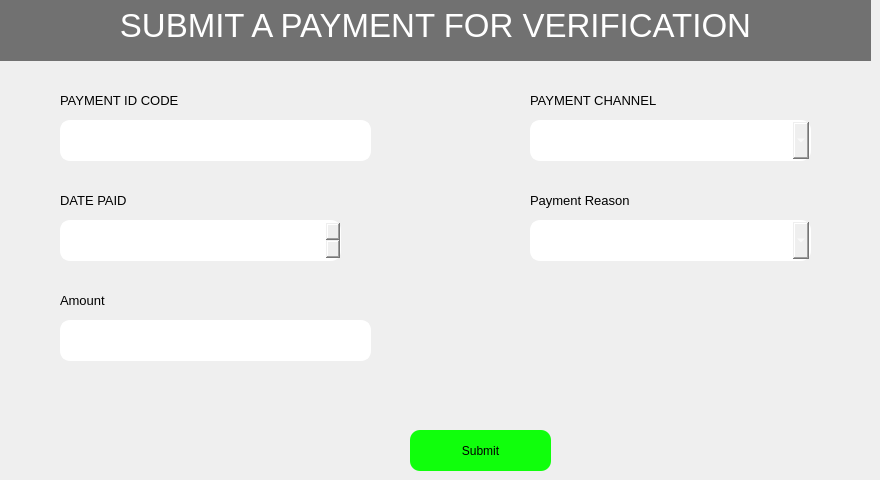
     <widget class="QWidget" name="pagePayRent">
      <widget class="QLabel" name="lbl_pageHomepage_welcomeUser_3">
       <property name="geometry">
        <rect>
         <x>0</x>
         <y>-10</y>
         <width>871</width>
         <height>71</height>
        </rect>
       </property>
       <property name="font">
        <font>
         <pointsize>25</pointsize>
        </font>
       </property>
       <property name="styleSheet">
        <string notr="true">background-color: rgb(113, 113, 113);
color: rgb(255, 255, 255);</string>
       </property>
       <property name="text">
        <string>SUBMIT A PAYMENT FOR VERIFICATION</string>
       </property>
       <property name="alignment">
        <set>Qt::AlignCenter</set>
       </property>
      </widget>
      <widget class="QLineEdit" name="led_LoginPage_Username_2">
       <property name="geometry">
        <rect>
         <x>60</x>
         <y>120</y>
         <width>311</width>
         <height>41</height>
        </rect>
       </property>
       <property name="styleSheet">
        <string notr="true">color: rgb(255, 255, 255);
padding-left:12px;
border: 2px solid white;
border-radius: 10px;</string>
       </property>
       <property name="placeholderText">
        <string>RBO7E35TAB</string>
       </property>
      </widget>
      <widget class="QLabel" name="label_40">
       <property name="geometry">
        <rect>
         <x>60</x>
         <y>90</y>
         <width>211</width>
         <height>21</height>
        </rect>
       </property>
       <property name="font">
        <font>
         <pointsize>10</pointsize>
        </font>
       </property>
       <property name="styleSheet">
        <string notr="true"/>
       </property>
       <property name="text">
        <string>PAYMENT ID CODE</string>
       </property>
      </widget>
      <widget class="QLabel" name="label_41">
       <property name="geometry">
        <rect>
         <x>530</x>
         <y>90</y>
         <width>211</width>
         <height>21</height>
        </rect>
       </property>
       <property name="font">
        <font>
         <pointsize>10</pointsize>
        </font>
       </property>
       <property name="styleSheet">
        <string notr="true"/>
       </property>
       <property name="text">
        <string>PAYMENT CHANNEL</string>
       </property>
      </widget>
      <widget class="QLabel" name="label_42">
       <property name="geometry">
        <rect>
         <x>60</x>
         <y>190</y>
         <width>211</width>
         <height>21</height>
        </rect>
       </property>
       <property name="font">
        <font>
         <pointsize>10</pointsize>
        </font>
       </property>
       <property name="styleSheet">
        <string notr="true"/>
       </property>
       <property name="text">
        <string>DATE PAID</string>
       </property>
      </widget>
      <widget class="QLabel" name="label_43">
       <property name="geometry">
        <rect>
         <x>530</x>
         <y>190</y>
         <width>211</width>
         <height>21</height>
        </rect>
       </property>
       <property name="font">
        <font>
         <pointsize>10</pointsize>
        </font>
       </property>
       <property name="styleSheet">
        <string notr="true"/>
       </property>
       <property name="text">
        <string>Payment Reason</string>
       </property>
      </widget>
      <widget class="QComboBox" name="comboBox">
       <property name="geometry">
        <rect>
         <x>530</x>
         <y>120</y>
         <width>281</width>
         <height>41</height>
        </rect>
       </property>
       <property name="font">
        <font>
         <pointsize>11</pointsize>
        </font>
       </property>
       <property name="styleSheet">
        <string notr="true">color: rgb(255, 255, 255);
padding-left:20px;
border: 2px solid white;
border-radius: 10px;</string>
       </property>
       <item>
        <property name="text">
         <string>M-Pesa</string>
        </property>
       </item>
       <item>
        <property name="text">
         <string>Equity Bank</string>
        </property>
       </item>
       <item>
        <property name="text">
         <string>KCB Bank</string>
        </property>
       </item>
       <item>
        <property name="text">
         <string>Co-operative Bank</string>
        </property>
       </item>
      </widget>
      <widget class="QDateEdit" name="dateEdit">
       <property name="geometry">
        <rect>
         <x>60</x>
         <y>220</y>
         <width>281</width>
         <height>41</height>
        </rect>
       </property>
       <property name="font">
        <font>
         <pointsize>12</pointsize>
        </font>
       </property>
       <property name="styleSheet">
        <string notr="true">color: rgb(255, 255, 255);
padding-left:15px;
border: 2px solid white;
border-radius: 10px;</string>
       </property>
       <property name="displayFormat">
        <string>yyyy MMMM dd</string>
       </property>
      </widget>
      <widget class="QComboBox" name="comboBox_2">
       <property name="geometry">
        <rect>
         <x>530</x>
         <y>220</y>
         <width>281</width>
         <height>41</height>
        </rect>
       </property>
       <property name="font">
        <font>
         <pointsize>11</pointsize>
        </font>
       </property>
       <property name="styleSheet">
        <string notr="true">color: rgb(255, 255, 255);
padding-left:20px;
border: 2px solid white;
border-radius: 10px;</string>
       </property>
       <item>
        <property name="text">
         <string>Rent</string>
        </property>
       </item>
       <item>
        <property name="text">
         <string>Repairs</string>
        </property>
       </item>
       <item>
        <property name="text">
         <string>Water</string>
        </property>
       </item>
       <item>
        <property name="text">
         <string>Arreas</string>
        </property>
       </item>
       <item>
        <property name="text">
         <string>Other</string>
        </property>
       </item>
      </widget>
      <widget class="QPushButton" name="btn_pageForgotPassword_updatePassword_2">
       <property name="geometry">
        <rect>
         <x>410</x>
         <y>430</y>
         <width>141</width>
         <height>41</height>
        </rect>
       </property>
       <property name="styleSheet">
        <string notr="true">background-color: rgb(16, 255, 12);
border-radius:10px
</string>
       </property>
       <property name="text">
        <string>Submit</string>
       </property>
       <property name="shortcut">
        <string>Return</string>
       </property>
      </widget>
      <widget class="QLabel" name="label_51">
       <property name="geometry">
        <rect>
         <x>60</x>
         <y>290</y>
         <width>211</width>
         <height>21</height>
        </rect>
       </property>
       <property name="font">
        <font>
         <pointsize>10</pointsize>
        </font>
       </property>
       <property name="styleSheet">
        <string notr="true"/>
       </property>
       <property name="text">
        <string>Amount</string>
       </property>
      </widget>
      <widget class="QLineEdit" name="led_LoginPage_Username_4">
       <property name="geometry">
        <rect>
         <x>60</x>
         <y>320</y>
         <width>311</width>
         <height>41</height>
        </rect>
       </property>
       <property name="styleSheet">
        <string notr="true">color: rgb(255, 255, 255);
padding-left:12px;
border: 2px solid white;
border-radius: 10px;</string>
       </property>
       <property name="text">
        <string/>
       </property>
       <property name="placeholderText">
        <string>7000</string>
       </property>
      </widget>
     </widget>
